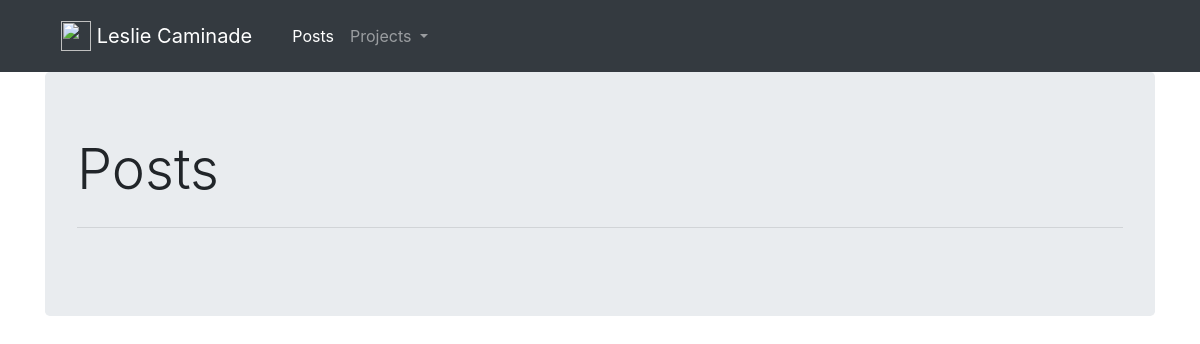
The app's page /, older data.
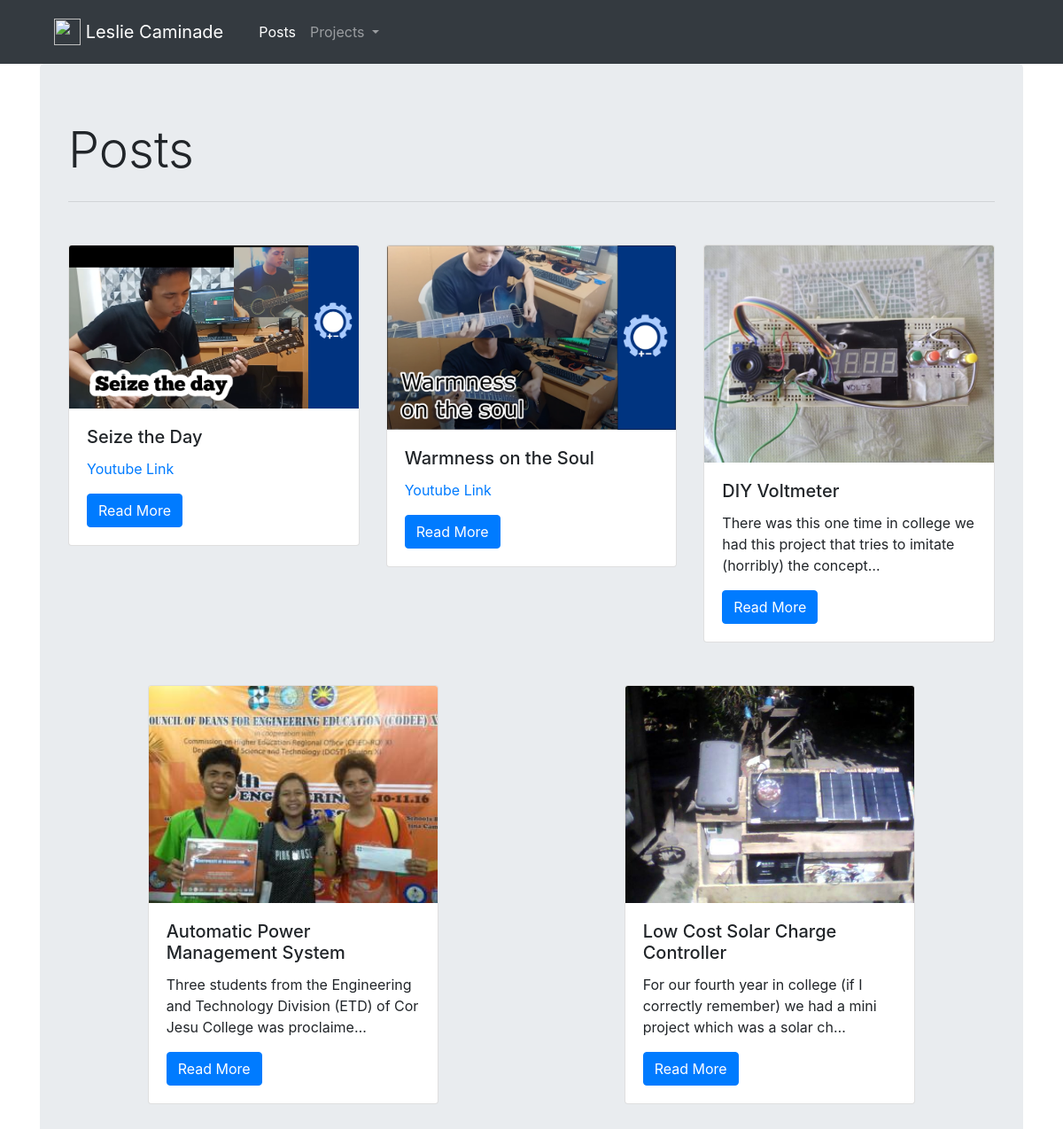
The same page, newer data.
### main_app/models.py (models this page shows)
class Post(models.Model):
    author = models.ForeignKey('auth.User', on_delete = models.PROTECT, blank = True)
    title = models.CharField(max_length = 200, blank = True)
    thumbnail = models.ImageField(upload_to = 'thumbnail/', blank = True)
    content_1 = models.TextField(blank = True)
    inline_1 = models.ImageField(upload_to='inlines/', blank = True)
    content_2 = models.TextField(blank = True)
    inline_2 = models.ImageField(upload_to='inlines/', blank = True)
    content_3 = models.TextField(blank = True)
    inline_3 = models.ImageField(upload_to='inlines/', blank = True)
    content_4 = models.TextField(blank = True)
    inline_4 = models.ImageField(upload_to='inlines/', blank = True)
    content_5 = models.TextField(blank = True)
    inline_5 = models.ImageField(upload_to='inlines/', blank = True)
    published_date = models.DateTimeField(default = timezone.now)

### main_app/views.py (the view)
# urls.py: path('', views.post_list, name='post_list'),
def post_list(request):
    posts_list = Post.objects.order_by('-published_date')
    pages_list = Page.objects.order_by('title')
    context_dict = {
        'posts_list': posts_list,
        'pages_list':pages_list,
    }
    return render(request, 'main_app/post_list.html', context_dict)

### templates/main_app/post_list.html
{% extends 'main_app/base.html' %}
{% block content %}
<h1 class='display-4'>Posts</h1>
<hr class="my-4">
<div class="row">
  {% for post in posts_list %}
  <div class="container-fluid col-md-12 col-lg-4 mx-auto my-4">
    <div class="card" >
      {% if post.thumbnail %}
      <img src="{{ post.thumbnail.url }}" class="card-img-top" alt="post thumbnail">
      {% endif %}
        <div class="card-body">
          <h5 class="card-title"> {{ post.title}} </h5>
          <p class="card-text"> {{ post.content_1|truncatechars:100|safe }}</p>
          <a href="{% url 'post_detail' pk=post.pk %}" class="btn btn-primary">Read More</a>
        </div>
      </div>
  </div>
  {% endfor %}
</div>
{% endblock %}

### templates/main_app/base.html (shortened to what this page needs)
<!DOCTYPE html>
{% load static %}
<html lang="en" dir="ltr">
  <head>
    <link rel="stylesheet" href="{%static 'css/bootstrap.css'%}">
  </head>
  <body>
    <nav class="navbar navbar-expand-md navbar-dark bg-dark">
      <div class="container">
      <nav class="navbar navbar-dark bg-dark">
        <a class="navbar-brand" href="{%url 'post_list' %}">
          <img src="/media/thumbnail/CGP_leslie_logo2.jpg" width="30" height="30" class="d-inline-block align-top" alt="">
          Leslie Caminade
        </a>
      </nav>
      <div class="collapse navbar-collapse" id="collapseTarget01">
        <ul class="navbar-nav mr-auto">
            <li class="nav-item active">
            <a class="nav-link" href="{% url 'post_list' %}">Posts<span class="sr-only">(current)</span></a>
            </li>
            <li class="nav-item dropdown">
                    <a class="nav-link dropdown-toggle" href="#" id="navbarDropdown" role="button" data-toggle="dropdown" aria-haspopup="true" aria-expanded="false">
                      Projects
                    </a>
                  </li>
            </nav>
<div class="container">
  <div class="jumbotron">
    {%block content%}
    {% endblock %}
  </div>
</div>
  </body>
</html>

Row changes from the older to the newer data that the page shows:
added Post: thumbnail (picture), title "Seize the Day", content_1 "Youtube Link"
added Post: thumbnail (picture), title "Warmness on the Soul", content_1 "Youtube Link"
added Post: thumbnail (picture), title "DIY Voltmeter", content_1 "There was this one time in college we had this project that tries to imitate (horribly) the concept…"
added Post: thumbnail (picture), title "Automatic Power Management System", content_1 "Three students from the Engineering and Technology Division (ETD) of Cor Jesu College was proclaime…"
added Post: thumbnail (picture), title "Low Cost Solar Charge Controller", content_1 "For our fourth year in college (if I correctly remember) we had a mini project which was a solar ch…"
